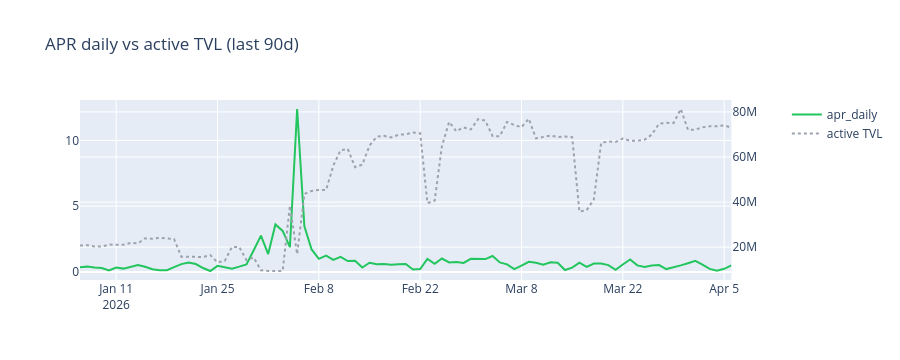

This figure's notebook cell:
### Markdown cell above
**QA purpose**: APR daily with TVL on secondary axis — spikes annotated with TVL helps audit visually.

### Code cell
fy_90 = fy.filter(pl.col("date") >= date.fromisoformat(START_DATE_90D))
fig = make_subplots(specs=[[{"secondary_y": True}]])
fig.add_trace(go.Scatter(x=fy_90["date"].to_list(), y=fy_90["apr"].to_list(),
                          name="apr_daily", line=dict(color="#22c55e")), secondary_y=False)
fig.add_trace(go.Scatter(x=fy_90["date"].to_list(), y=fy_90["tvl_active_token0"].to_list(),
                          name="active TVL", line=dict(color="#9ca3af", dash="dot")), secondary_y=True)
fig.update_layout(height=360, title_text="APR daily vs active TVL (last 90d)")
fig.show()
